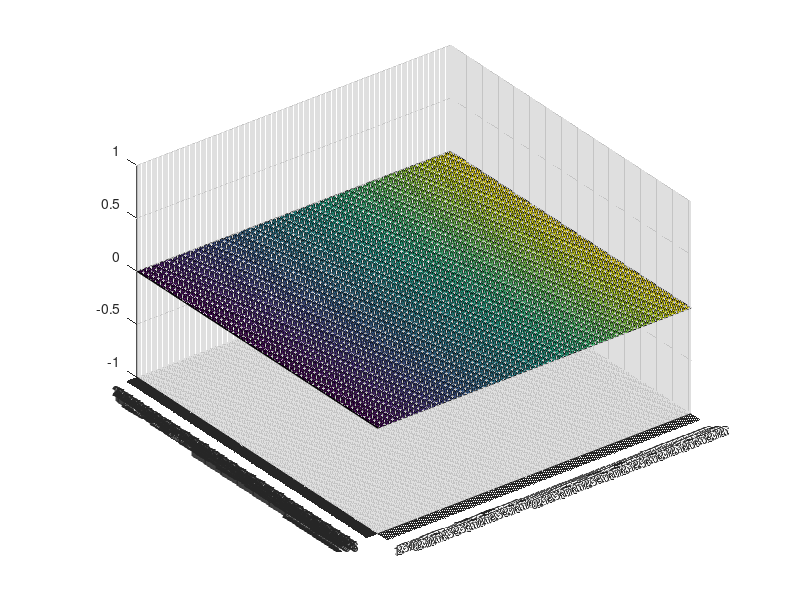

Reproduce this figure in MATLAB.
%ALGO1

% Especifiquem el directori de les imatges de training
myFolder = 'DataBase Train-Valid Prog 1 i 2/DataBase Train-Valid Prog 1  i  2/Training-Dataset/Images/';

% Fem una llista amb tots els fitxers .jpg
filePattern = fullfile(myFolder, '*.jpg'); % Change to whatever pattern you need.

myFolder2 = 'DataBase Train-Valid Prog 1 i 2/DataBase Train-Valid Prog 1  i  2/Training-Dataset/Masks-Ideal/';


theFiles = dir(filePattern);

H = [];
HFinal = zeros(256,256);
CbRet = [];
CrRet = [];

%recorrem els fitxers
for k = 1 : length(theFiles)
    baseFileName = theFiles(k).name;
    fullFileName = fullfile(theFiles(k).folder, baseFileName);
    fprintf('Now processing %s\n', fullFileName);
    im = imread(fullFileName);
    
    maskFileName = baseFileName(1:length(baseFileName)-3)+"bmp";
    
    % passem de rgb a ycbcr
    YCBCRim = rgb2ycbcr(im);
    [Y Cb Cr] = imsplit(YCBCRim);


    %Passem les matrius de crominancies a vectors
    tmpMask=imread(myFolder2 + maskFileName);
    tmpMask = ~tmpMask;
    
    
    Cbmask = Cb(tmpMask);
    Crmask = Cr(tmpMask);
    
    

    %Passem els valors dels vectors de  crominancies a una matriu de parelles de valors
    data = [Cbmask,Crmask];

    %Creem l'histograma
    H=hist3(data,'Edges',{0:255 0:255},'CDataMode','auto','FaceColor','interp');
    HFinal=HFinal+H;
    

end

%normalitzem els valors dels vectors de crominancia depenent de les fotos
%analitzades
%CbTotal = CbTotal/length(theFiles);
%CrTotal = CrTotal/length(theFiles);

bar3(HFinal);


% H=hist3(data,'Ctrs',{0:1:255 0:1:255},'CDataMode','auto','FaceColor','interp');










